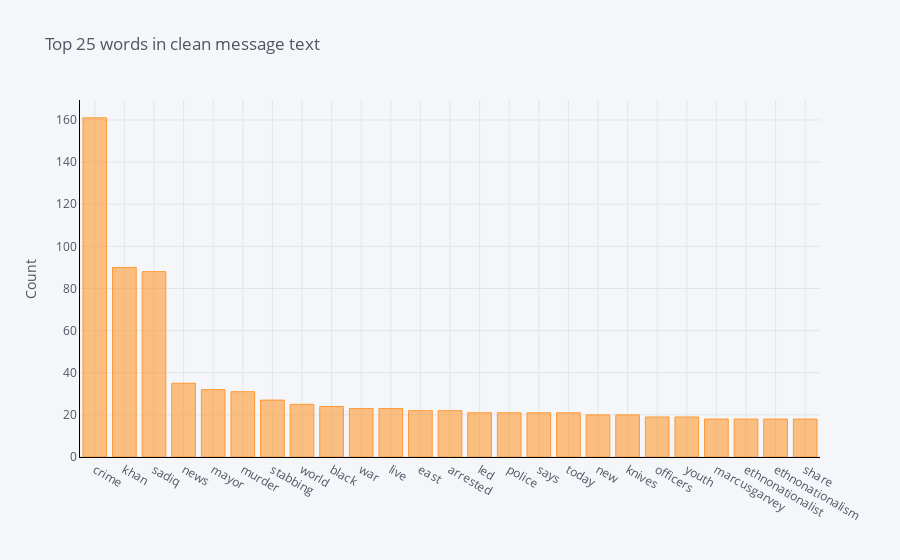
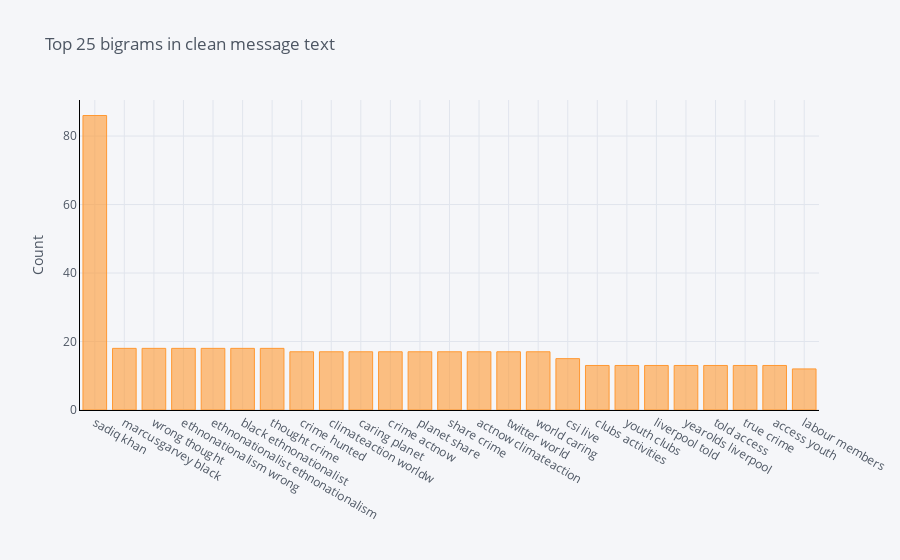
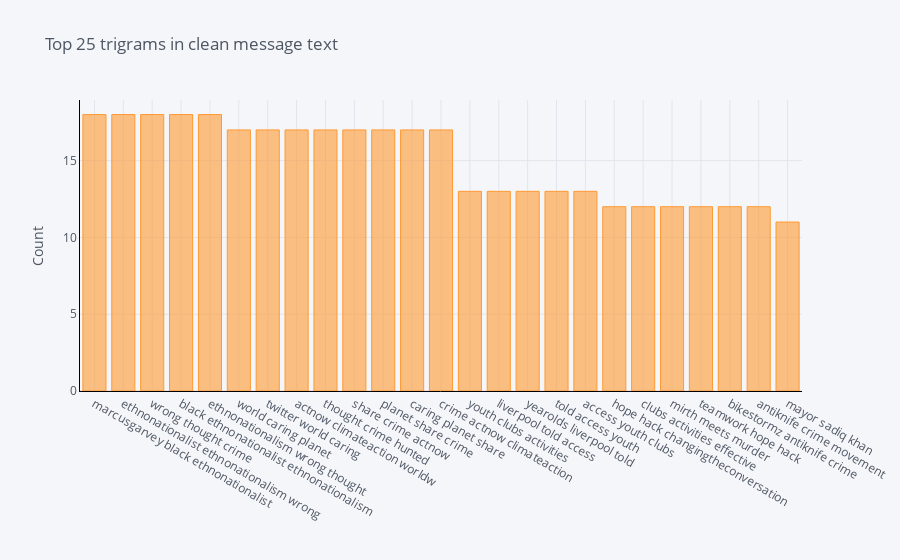

The code cell stored with these charts, in order, in its notebook:
### Code cell
tw_nlp.plot_ngrams(pruned_tweets[pruned_tweets.target==0], 'Clean_MessageText')

### Figure 1 — Plotly figure (JSON) as saved in the notebook; plotly's stock layout.template omitted (floating-point values rounded to 4 significant figures)
{"data": [{"marker": {"color": "rgba(255, 153, 51, 0.6)", "line": {"color": "rgba(255, 153, 51, 1.0)", "width": 1}}, "name": "count", "orientation": "v", "text": "", "type": "bar", "x": ["crime", "khan", "sadiq", "news", "mayor", "murder", "stabbing", "world", "black", "war", "live", "east", "arrested", "led", "police", "says", "today", "new", "knives", "officers", "youth", "marcusgarvey", "ethnonationalist", "ethnonationalism", "share"], "y": [161, 90, 88, 35, 32, 31, 27, 25, 24, 23, 23, 22, 22, 21, 21, 21, 21, 20, 20, 19, 19, 18, 18, 18, 18]}], "layout": {"legend": {"bgcolor": "#F5F6F9", "font": {"color": "#4D5663"}}, "paper_bgcolor": "#F5F6F9", "plot_bgcolor": "#F5F6F9", "title": {"font": {"color": "#4D5663"}, "text": "Top 25 words in clean message text"}, "xaxis": {"gridcolor": "#E1E5ED", "linecolor": "black", "showgrid": true, "tickfont": {"color": "#4D5663"}, "title": {"font": {"color": "#4D5663"}, "text": ""}, "zerolinecolor": "#E1E5ED"}, "yaxis": {"gridcolor": "#E1E5ED", "linecolor": "black", "showgrid": true, "tickfont": {"color": "#4D5663"}, "title": {"font": {"color": "#4D5663"}, "text": "Count"}, "zerolinecolor": "#E1E5ED"}}}

### Figure 2 — Plotly figure (JSON) as saved in the notebook; plotly's stock layout.template omitted (floating-point values rounded to 4 significant figures)
{"data": [{"marker": {"color": "rgba(255, 153, 51, 0.6)", "line": {"color": "rgba(255, 153, 51, 1.0)", "width": 1}}, "name": "count", "orientation": "v", "text": "", "type": "bar", "x": ["sadiq khan", "marcusgarvey black", "wrong thought", "ethnonationalism wrong", "ethnonationalist ethnonationalism", "black ethnonationalist", "thought crime", "crime hunted", "climateaction worldw", "caring planet", "crime actnow", "planet share", "share crime", "actnow climateaction", "twitter world", "world caring", "csi live", "clubs activities", "youth clubs", "liverpool told", "yearolds liverpool", "told access", "true crime", "access youth", "labour members"], "y": [86, 18, 18, 18, 18, 18, 18, 17, 17, 17, 17, 17, 17, 17, 17, 17, 15, 13, 13, 13, 13, 13, 13, 13, 12]}], "layout": {"legend": {"bgcolor": "#F5F6F9", "font": {"color": "#4D5663"}}, "paper_bgcolor": "#F5F6F9", "plot_bgcolor": "#F5F6F9", "title": {"font": {"color": "#4D5663"}, "text": "Top 25 bigrams in clean message text"}, "xaxis": {"gridcolor": "#E1E5ED", "linecolor": "black", "showgrid": true, "tickfont": {"color": "#4D5663"}, "title": {"font": {"color": "#4D5663"}, "text": ""}, "zerolinecolor": "#E1E5ED"}, "yaxis": {"gridcolor": "#E1E5ED", "linecolor": "black", "showgrid": true, "tickfont": {"color": "#4D5663"}, "title": {"font": {"color": "#4D5663"}, "text": "Count"}, "zerolinecolor": "#E1E5ED"}}}

### Figure 3 — Plotly figure (JSON) as saved in the notebook; plotly's stock layout.template omitted (floating-point values rounded to 4 significant figures)
{"data": [{"marker": {"color": "rgba(255, 153, 51, 0.6)", "line": {"color": "rgba(255, 153, 51, 1.0)", "width": 1}}, "name": "count", "orientation": "v", "text": "", "type": "bar", "x": ["marcusgarvey black ethnonationalist", "ethnonationalist ethnonationalism wrong", "wrong thought crime", "black ethnonationalist ethnonationalism", "ethnonationalism wrong thought", "world caring planet", "twitter world caring", "actnow climateaction worldw", "thought crime hunted", "share crime actnow", "planet share crime", "caring planet share", "crime actnow climateaction", "youth clubs activities", "liverpool told access", "yearolds liverpool told", "told access youth", "access youth clubs", "hope hack changingtheconversation", "clubs activities effective", "mirth meets murder", "teamwork hope hack", "bikestormz antiknife crime", "antiknife crime movement", "mayor sadiq khan"], "y": [18, 18, 18, 18, 18, 17, 17, 17, 17, 17, 17, 17, 17, 13, 13, 13, 13, 13, 12, 12, 12, 12, 12, 12, 11]}], "layout": {"legend": {"bgcolor": "#F5F6F9", "font": {"color": "#4D5663"}}, "paper_bgcolor": "#F5F6F9", "plot_bgcolor": "#F5F6F9", "title": {"font": {"color": "#4D5663"}, "text": "Top 25 trigrams in clean message text"}, "xaxis": {"gridcolor": "#E1E5ED", "linecolor": "black", "showgrid": true, "tickfont": {"color": "#4D5663"}, "title": {"font": {"color": "#4D5663"}, "text": ""}, "zerolinecolor": "#E1E5ED"}, "yaxis": {"gridcolor": "#E1E5ED", "linecolor": "black", "showgrid": true, "tickfont": {"color": "#4D5663"}, "title": {"font": {"color": "#4D5663"}, "text": "Count"}, "zerolinecolor": "#E1E5ED"}}}
